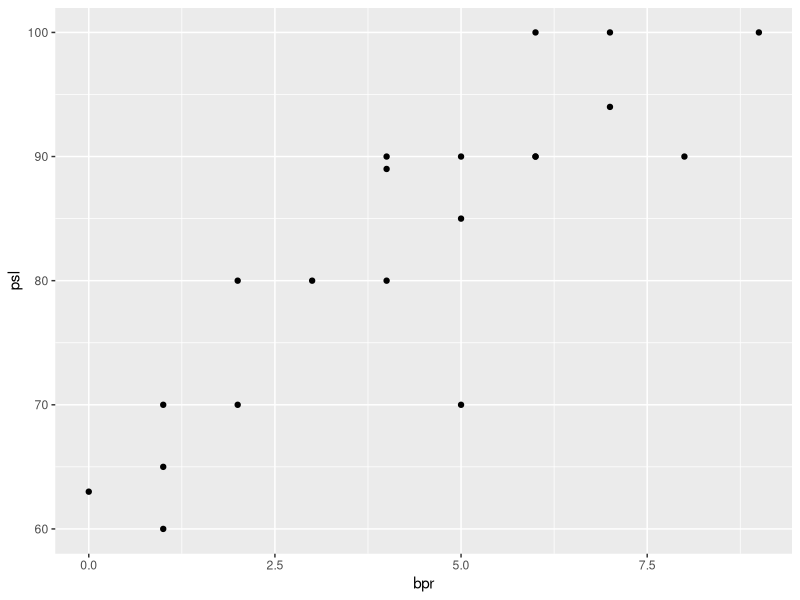

The R source for this figure: (Note: this script raises an error after producing the figure.)
## ---- chunk 1
bpr=c(1,0,1,2,5,1,4,6,2,3,5,4,6,8,4,5,7,9,7,6) 
psl=c(60,63,65,70,70,70,80,90,80,80,85,89,90,90,90,90,94,100,100,100)
BPR_PSL= data.frame(bpr,psl)
knitr::kable(BPR_PSL)
## ---- chunk 2
library(ggplot2)
scatterBPR_PSL=ggplot(data=BPR_PSL, aes(bpr,psl)) +   
  geom_point()
  
scatterBPR_PSL = scatterBPR_PSL+ geom_point(size=2) +
  xlab("Blood Pressure Rise (mmHg)") +  
  ylab("PSL") +   
  ggtitle("Measurement of Noise-Evoked Blood Pressure") +
  #geom_smooth(method = "lm")
scatterBPR_PSL
